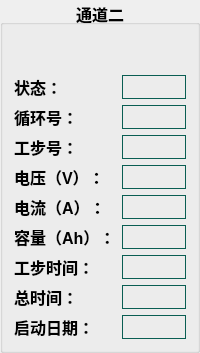
              <widget class="QGroupBox" name="groupBox_2">
               <property name="font">
                <font>
                 <pointsize>12</pointsize>
                 <bold>true</bold>
                </font>
               </property>
               <property name="title">
                <string>通道二</string>
               </property>
               <property name="alignment">
                <set>Qt::AlignCenter</set>
               </property>
               <property name="flat">
                <bool>false</bool>
               </property>
               <property name="checkable">
                <bool>false</bool>
               </property>
               <layout class="QGridLayout" name="gridLayout_11">
                <property name="topMargin">
                 <number>50</number>
                </property>
                <item row="4" column="0">
                 <widget class="QLabel" name="label_156">
                  <property name="styleSheet">
                   <string notr="true">border: none;</string>
                  </property>
                  <property name="text">
                   <string>电流（A）：</string>
                  </property>
                 </widget>
                </item>
                <item row="3" column="0">
                 <widget class="QLabel" name="label_157">
                  <property name="styleSheet">
                   <string notr="true">border: none;</string>
                  </property>
                  <property name="text">
                   <string>电压（V）：</string>
                  </property>
                 </widget>
                </item>
                <item row="0" column="1">
                 <widget class="QLabel" name="label_158">
                  <property name="styleSheet">
                   <string notr="true">border:1px solid #0A5E53;</string>
                  </property>
                  <property name="text">
                   <string/>
                  </property>
                 </widget>
                </item>
                <item row="7" column="1">
                 <widget class="QLabel" name="label_159">
                  <property name="styleSheet">
                   <string notr="true">border:1px solid #0A5E53;</string>
                  </property>
                  <property name="text">
                   <string/>
                  </property>
                 </widget>
                </item>
                <item row="5" column="0">
                 <widget class="QLabel" name="label_160">
                  <property name="styleSheet">
                   <string notr="true">border: none;</string>
                  </property>
                  <property name="text">
                   <string>容量（Ah）：</string>
                  </property>
                 </widget>
                </item>
                <item row="6" column="1">
                 <widget class="QLabel" name="label_161">
                  <property name="styleSheet">
                   <string notr="true">border:1px solid #0A5E53;</string>
                  </property>
                  <property name="text">
                   <string/>
                  </property>
                 </widget>
                </item>
                <item row="2" column="0">
                 <widget class="QLabel" name="label_162">
                  <property name="styleSheet">
                   <string notr="true">border: none;</string>
                  </property>
                  <property name="text">
                   <string>工步号：</string>
                  </property>
                 </widget>
                </item>
                <item row="2" column="1">
                 <widget class="QLabel" name="label_163">
                  <property name="styleSheet">
                   <string notr="true">border:1px solid #0A5E53;</string>
                  </property>
                  <property name="text">
                   <string/>
                  </property>
                 </widget>
                </item>
                <item row="3" column="1">
                 <widget class="QLabel" name="label_164">
                  <property name="styleSheet">
                   <string notr="true">border:1px solid #0A5E53;</string>
                  </property>
                  <property name="text">
                   <string/>
                  </property>
                 </widget>
                </item>
                <item row="7" column="0">
                 <widget class="QLabel" name="label_165">
                  <property name="styleSheet">
                   <string notr="true">border: none;</string>
                  </property>
                  <property name="text">
                   <string>总时间：</string>
                  </property>
                 </widget>
                </item>
                <item row="0" column="0">
                 <widget class="QLabel" name="label_166">
                  <property name="styleSheet">
                   <string notr="true">border: none;</string>
                  </property>
                  <property name="text">
                   <string>状态：</string>
                  </property>
                 </widget>
                </item>
                <item row="1" column="0">
                 <widget class="QLabel" name="label_167">
                  <property name="styleSheet">
                   <string notr="true">border: none;</string>
                  </property>
                  <property name="text">
                   <string>循环号：</string>
                  </property>
                 </widget>
                </item>
                <item row="5" column="1">
                 <widget class="QLabel" name="label_168">
                  <property name="styleSheet">
                   <string notr="true">border:1px solid #0A5E53;</string>
                  </property>
                  <property name="text">
                   <string/>
                  </property>
                 </widget>
                </item>
                <item row="4" column="1">
                 <widget class="QLabel" name="label_169">
                  <property name="styleSheet">
                   <string notr="true">border:1px solid #0A5E53;</string>
                  </property>
                  <property name="text">
                   <string/>
                  </property>
                 </widget>
                </item>
                <item row="6" column="0">
                 <widget class="QLabel" name="label_170">
                  <property name="styleSheet">
                   <string notr="true">border: none;</string>
                  </property>
                  <property name="text">
                   <string>工步时间：</string>
                  </property>
                 </widget>
                </item>
                <item row="1" column="1">
                 <widget class="QLabel" name="label_171">
                  <property name="styleSheet">
                   <string notr="true">border:1px solid #0A5E53;</string>
                  </property>
                  <property name="text">
                   <string/>
                  </property>
                 </widget>
                </item>
                <item row="8" column="1">
                 <widget class="QLabel" name="label_172">
                  <property name="styleSheet">
                   <string notr="true">border:1px solid #0A5E53;</string>
                  </property>
                  <property name="text">
                   <string/>
                  </property>
                 </widget>
                </item>
                <item row="8" column="0">
                 <widget class="QLabel" name="label_173">
                  <property name="styleSheet">
                   <string notr="true">border: none;</string>
                  </property>
                  <property name="text">
                   <string>启动日期：</string>
                  </property>
                 </widget>
                </item>
               </layout>
              </widget>
